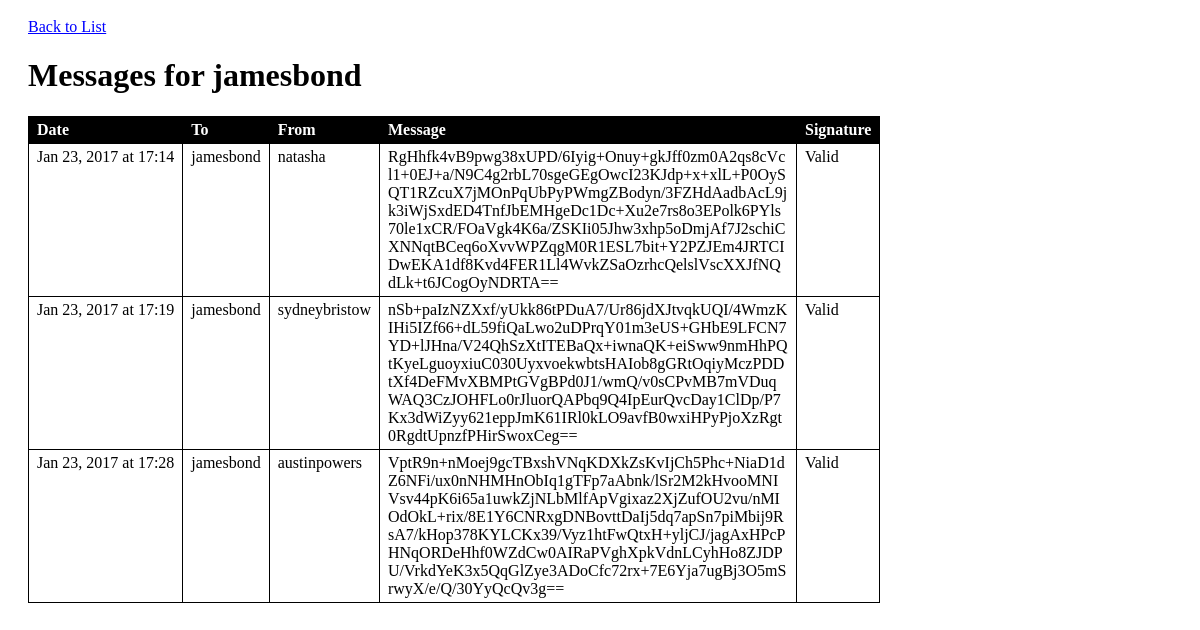
The app's page /apex/public/agents/messages.php?id=2 with its own data.
### tables this page shows
CREATE TABLE `agents` (
  `id` int(11) NOT NULL AUTO_INCREMENT,
  `codename` varchar(255) DEFAULT NULL,
  `public_key` text,
  `private_key` text,
  PRIMARY KEY (`id`)
);

CREATE TABLE `messages` (
  `id` int(11) NOT NULL AUTO_INCREMENT,
  `sender_id` int(11) DEFAULT NULL,
  `recipient_id` int(11) DEFAULT NULL,
  `cipher_text` text,
  `signature` text,
  `created_at` datetime DEFAULT NULL,
  PRIMARY KEY (`id`)
);

### apex/private/functions.php (called while the page is built, shortened)
<?php
  function h($string="") {
    return htmlspecialchars($string);
  }
  function url_for($script_path) {
    return DOC_ROOT . $script_path;
  }
?>

### apex/private/database.php (called while the page is built, shortened)
<?php
  function db_connect() {
    $connection = mysqli_connect(DB_SERVER, DB_USER, DB_PASS, DB_NAME);
    return $connection;
  }
  function db_query($connection, $sql) {
    $result_set = mysqli_query($connection, $sql);
    return $result_set;
  }
  function db_fetch_assoc($result_set) {
    return mysqli_fetch_assoc($result_set);
  }
  function db_escape($connection, $string) {
    return mysqli_real_escape_string($connection, $string);
  }
?>

### apex/private/query_functions.php (called while the page is built, shortened)
<?php
  function find_agent_by_id($id=0) {
    global $db;
    $sql = "SELECT * FROM agents ";
    $sql .= "WHERE id='" . h(db_escape(db_connect(),$id)) . "';";
    $result = db_query($db, $sql);
    return $result;
  }
  function find_messages_for($recipient_id) {
    global $db;
    $sql = "SELECT * FROM messages ";
    $sql .= "WHERE recipient_id = '" . db_escape($db, $recipient_id) . "' ";
    $sql .= "ORDER BY created_at ASC;";
    $result = db_query($db, $sql);
    return $result;
  }
?>

### apex/private/crypto_functions.php (called while the page is built, shortened)
<?php
function verify_signature($data, $signature, $public_key) {
  $raw_signature = base64_decode($signature);
  return openssl_verify($data, $raw_signature, $public_key);
  $modified_data = $data . "extra content";
  return openssl_verify($modified_data, $signature, $public_key);
}
?>

### apex/public/agents/messages.php (the view, shortened to what this page needs)
<?php
  require_once('../../private/initialize.php');
  $id = $_GET['id'];
  $agent_result = find_agent_by_id($id);
  $agent = db_fetch_assoc($agent_result);
  $message_result = find_messages_for($agent['id']);
?>
<!doctype html>
<html lang="en">
  <head>
    <link rel="stylesheet" media="all" href="<?php echo DOC_ROOT . '/includes/styles.css'; ?>" />
  </head>
  <body>
    <a href="<?php echo url_for('/agents/index.php') ?>">Back to List</a>
    <br/>
    <h1>Messages for <?php echo h($agent['codename']); ?></h1>
    <table>
      <tr>
        <th>Date</th>
        <th>To</th>
        <th>From</th>
        <th>Message</th>
        <th>Signature</th>
      </tr>
      <?php while($message = db_fetch_assoc($message_result)) { ?>
        <?php
          $created_at = strtotime($message['created_at']);
          $send_agent_result = find_agent_by_id($message['sender_id']);
          $send_agent = db_fetch_assoc($send_agent_result);
          $sender['codename'] = $send_agent['codename'];
          if($current_user['id'] == $agent['id'])
          {
            $message_text = pkey_decrypt($message['cipher_text'],$agent['private_key']);
          }else if($current_user['id'] != $agent['id']){
            $message_text = $message['cipher_text'];
          }
          $result = verify_signature($message['cipher_text'],
                                     $message['signature'],$send_agent['public_key']);
          $validity_text = $result === 1 ? 'Valid' : 'Not valid';
        ?>
        <tr>
          <td><?php echo h(strftime('%b %d, %Y at %H:%M', $created_at)); ?></td>
          <td><?php echo h($agent['codename']); ?></td>
          <td><?php echo h($sender['codename']); ?></td>
          <td class="message"><?php echo h($message_text); ?></td>
          <td class="message"><?php echo h($validity_text); ?></td>
        </tr>
      <?php } ?>
    </table>
  </body>
</html>

### apex/public/includes/styles.css (style rules this page uses)
body { padding: 10px 20px; }
a, a:visited { color: blue; }
table { border-collapse: collapse; min-width: 600px; }
table tr th { border: 1px solid black; color: white; background: black; text-align: left; padding: 0.25em 0.5em; }
table tr td { border: 1px solid black; vertical-align: top; padding: 0.25em 0.5em; }
td.message { max-width: 400px; word-wrap: break-word; }

### records on screen
agents: codename "jamesbond"
messages: created_at "Jan 23, 2017 at 17:14", codename "natasha", cipher_text "RgHhfk4vB9pwg38xUPD/6Iyig+Onuy+gkJff0zm0A2qs8cVcl1+0EJ+a/N9C4g2rbL70sgeGEgOwcI23KJdp+x+xlL+P0OySQT1RZcuX7jMOnPqUbPyPWmgZBodyn/3FZHdAadbAcL9jk3iWjSxdED4TnfJbEMHgeDc1Dc+Xu2e7rs8o3EPolk6PYls70le1xCR/FOaVgk4K6a/ZSKIi05Jhw3xhp5oDmjAf7J2schiCXNNqtBCeq6oXvvWPZqgM0R1ESL7bit+Y2PZJEm4JRTCIDwEKA1df8Kvd4FER1Ll4WvkZSaOzrhcQelslVscXXJfNQdLk+t6JCogOyNDRTA==", validity_text "Valid"
messages: created_at "Jan 23, 2017 at 17:19", codename "sydneybristow", cipher_text "nSb+paIzNZXxf/yUkk86tPDuA7/Ur86jdXJtvqkUQI/4WmzKIHi5IZf66+dL59fiQaLwo2uDPrqY01m3eUS+GHbE9LFCN7YD+lJHna/V24QhSzXtITEBaQx+iwnaQK+eiSww9nmHhPQtKyeLguoyxiuC030UyxvoekwbtsHAIob8gGRtOqiyMczPDDtXf4DeFMvXBMPtGVgBPd0J1/wmQ/v0sCPvMB7mVDuqWAQ3CzJOHFLo0rJluorQAPbq9Q4IpEurQvcDay1ClDp/P7Kx3dWiZyy621eppJmK61IRl0kLO9avfB0wxiHPyPjoXzRgt0RgdtUpnzfPHirSwoxCeg==", validity_text "Valid"
messages: created_at "Jan 23, 2017 at 17:28", codename "austinpowers", cipher_text "VptR9n+nMoej9gcTBxshVNqKDXkZsKvIjCh5Phc+NiaD1dZ6NFi/ux0nNHMHnObIq1gTFp7aAbnk/lSr2M2kHvooMNIVsv44pK6i65a1uwkZjNLbMlfApVgixaz2XjZufOU2vu/nMIOdOkL+rix/8E1Y6CNRxgDNBovttDaIj5dq7apSn7piMbij9RsA7/kHop378KYLCKx39/Vyz1htFwQtxH+yljCJ/jagAxHPcPHNqORDeHhf0WZdCw0AIRaPVghXpkVdnLCyhHo8ZJDPU/VrkdYeK3x5QqGlZye3ADoCfc72rx+7E6Yja7ugBj3O5mSrwyX/e/Q/30YyQcQv3g==", validity_text "Valid"
